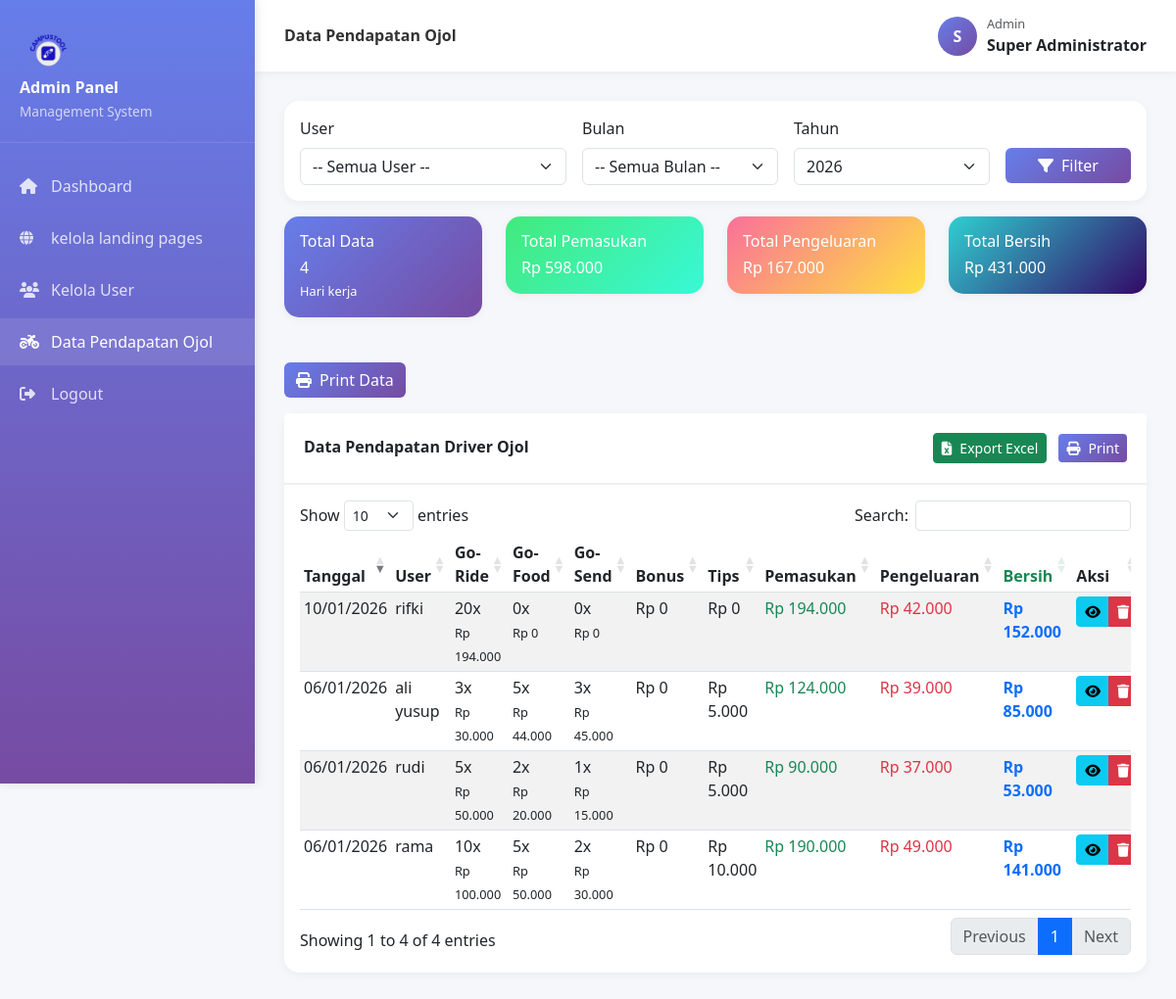
The app's page /admin/pages/pendapatan-ojol.php (signed in) with its own data.
### tables this page shows
CREATE TABLE `pendapatan_ojol` (
  `id` int(11) NOT NULL,
  `user_id` int(11) NOT NULL,
  `tanggal_kerja` date NOT NULL,
  `goride_jumlah` int(11) DEFAULT 0,
  `goride_pendapatan` decimal(10,2) DEFAULT 0.00,
  `gofood_jumlah` int(11) DEFAULT 0,
  `gofood_pendapatan` decimal(10,2) DEFAULT 0.00,
  `gosend_jumlah` int(11) DEFAULT 0,
  `gosend_pendapatan` decimal(10,2) DEFAULT 0.00,
  `bonus` decimal(10,2) DEFAULT 0.00,
  `tips` decimal(10,2) DEFAULT 0.00,
  `bensin` decimal(10,2) DEFAULT 0.00,
  `parkir` decimal(10,2) DEFAULT 0.00,
  `makan` decimal(10,2) DEFAULT 0.00,
  `total_pemasukan` decimal(10,2) DEFAULT 0.00,
  `total_pengeluaran` decimal(10,2) DEFAULT 0.00,
  `total_bersih` decimal(10,2) DEFAULT 0.00,
  `created_at` timestamp NOT NULL DEFAULT current_timestamp(),
  `updated_at` timestamp NOT NULL DEFAULT current_timestamp() ON UPDATE current_timestamp()
);

CREATE TABLE `user` (
  `Id` int(11) NOT NULL,
  `name` varchar(60) NOT NULL,
  `email` varchar(60) NOT NULL,
  `password` varchar(100) NOT NULL,
  `username` varchar(60) NOT NULL,
  `created_at` datetime NOT NULL DEFAULT current_timestamp()
);

### admin/config/auth.php (called while the page is built, shortened)
<?php
function isAdminLoggedIn() {
    return isset($_SESSION['admin_id']) && isset($_SESSION['admin_username']);
}
function getAdminInfo() {
    if (isAdminLoggedIn()) {
        return [
            'id' => $_SESSION['admin_id'],
            'username' => $_SESSION['admin_username'],
            'name' => $_SESSION['admin_name'],
            'email' => $_SESSION['admin_email'],
            'role' => $_SESSION['admin_role']
        ];
    }
    return null;
}
?>

### admin/pages/pendapatan-ojol.php (the view, shortened to what this page needs)
<?php
$pageTitle = "Data Pendapatan Ojol";
require_once '../includes/header.php';
$database = new Database();
$conn = $database->getConnection();
$filter_tahun = isset($_GET['tahun']) ? (int)$_GET['tahun'] : date('Y');
$sql = "SELECT p.*, u.name as nama_user, u.username
        FROM pendapatan_ojol p
        LEFT JOIN user u ON p.user_id = u.id
        WHERE 1=1";
$params = [];
$types = "";
if ($filter_tahun > 0) {
    $sql .= " AND YEAR(p.tanggal_kerja) = ?";
    $params[] = $filter_tahun;
    $types .= "i";
}
$sql .= " ORDER BY p.tanggal_kerja DESC";
$stmt = $conn->prepare($sql);
if (!empty($params)) {
    $stmt->bind_param($types, ...$params);
}
$stmt->execute();
$result = $stmt->get_result();
$total_data = 0;
$total_bersih_semua = 0;
$total_pemasukan_semua = 0;
$total_pengeluaran_semua = 0;
$data_pendapatan = [];
while ($row = $result->fetch_assoc()) {
    $total_data++;
    $total_bersih_semua += $row['total_bersih'];
    $total_pemasukan_semua += $row['total_pemasukan'];
    $total_pengeluaran_semua += $row['total_pengeluaran'];
    $data_pendapatan[] = $row;
}
?>
<div class="card mb-3">
    <div class="card-body">
        <form method="GET" class="row g-3">
            <div class="col-md-4">
                <label class="form-label">User</label>
                <select name="user_id" class="form-select">
                    <option value="0">-- Semua User --</option>
                </select>
            </div>
            <div class="col-md-3">
                <label class="form-label">Bulan</label>
                <select name="bulan" class="form-select">
                    <option value="0">-- Semua Bulan --</option>
                </select>
            </div>
            <div class="col-md-3">
                <label class="form-label">Tahun</label>
                <select name="tahun" class="form-select">
                    <?php for ($y = date('Y'); $y >= 2024; $y--): ?>
                        <option value="<?= $y ?>" <?= $filter_tahun == $y ? 'selected' : '' ?>><?= $y ?></option>
                    <?php endfor; ?>
                </select>
            </div>
            <div class="col-md-2">
                <label class="form-label">&nbsp;</label>
                <button type="submit" class="btn btn-primary w-100">
                    <i class="fas fa-filter me-2"></i>Filter
                </button>
            </div>
        </form>
    </div>
</div>
<div class="row mb-3">
    <div class="col-md-3">
        <div class="card text-white" style="background: linear-gradient(135deg, #667eea 0%, #764ba2 100%);">
            <div class="card-body">
                <h6 class="card-title">Total Data</h6>
                <h3><?= $total_data ?></h3>
                <small>Hari kerja</small>
            </div>
        </div>
    </div>
    <div class="col-md-3">
        <div class="card text-white" style="background: linear-gradient(135deg, #43e97b 0%, #38f9d7 100%);">
            <div class="card-body">
                <h6 class="card-title">Total Pemasukan</h6>
                <h3>Rp <?= number_format($total_pemasukan_semua, 0, ',', '.') ?></h3>
            </div>
        </div>
    </div>
    <div class="col-md-3">
        <div class="card text-white" style="background: linear-gradient(135deg, #fa709a 0%, #fee140 100%);">
            <div class="card-body">
                <h6 class="card-title">Total Pengeluaran</h6>
                <h3>Rp <?= number_format($total_pengeluaran_semua, 0, ',', '.') ?></h3>
            </div>
        </div>
    </div>
    <div class="col-md-3">
        <div class="card text-white" style="background: linear-gradient(135deg, #30cfd0 0%, #330867 100%);">
            <div class="card-body">
                <h6 class="card-title">Total Bersih</h6>
                <h3>Rp <?= number_format($total_bersih_semua, 0, ',', '.') ?></h3>
            </div>
        </div>
    </div>
</div>
<div class="row mb-3">
    <div class="col-md-12">
        <button class="btn btn-primary" onclick="printTable()">
            <i class="fas fa-print me-2"></i>Print Data
        </button>
    </div>
</div>
<div class="card">
    <div class="card-header d-flex justify-content-between align-items-center">
        <h5 class="mb-0">Data Pendapatan Driver Ojol</h5>
        <div>
            <button class="btn btn-success btn-sm me-2" onclick="exportData()">
                <i class="fas fa-file-excel me-2"></i>Export Excel
            </button>
            <button class="btn btn-primary btn-sm" onclick="printTable()">
                <i class="fas fa-print me-2"></i>Print
            </button>
        </div>
    </div>
    <div class="card-body">
        <div class="table-responsive">
            <table id="pendapatanTable" class="table table-striped table-hover table-sm">
                <thead>
                    <tr>
                        <th>Tanggal</th>
                        <th>User</th>
                        <th>Go-Ride</th>
                        <th>Go-Food</th>
                        <th>Go-Send</th>
                        <th>Bonus</th>
                        <th>Tips</th>
                        <th>Pemasukan</th>
                        <th>Pengeluaran</th>
                        <th class="text-success fw-bold">Bersih</th>
                        <th>Aksi</th>
                    </tr>
                </thead>
                <tbody>
                    <?php foreach ($data_pendapatan as $p): ?>
                    <tr>
                        <td><?= date('d/m/Y', strtotime($p['tanggal_kerja'])) ?></td>
                        <td><?= htmlspecialchars($p['nama_user']) ?></td>
                        <td>
                            <?= $p['goride_jumlah'] ?>x<br>
                            <small>Rp <?= number_format($p['goride_pendapatan'], 0, ',', '.') ?></small>
                        </td>
                        <td>
                            <?= $p['gofood_jumlah'] ?>x<br>
                            <small>Rp <?= number_format($p['gofood_pendapatan'], 0, ',', '.') ?></small>
                        </td>
                        <td>
                            <?= $p['gosend_jumlah'] ?>x<br>
                            <small>Rp <?= number_format($p['gosend_pendapatan'], 0, ',', '.') ?></small>
                        </td>
                        <td>Rp <?= number_format($p['bonus'], 0, ',', '.') ?></td>
                        <td>Rp <?= number_format($p['tips'], 0, ',', '.') ?></td>
                        <td class="text-success">Rp <?= number_format($p['total_pemasukan'], 0, ',', '.') ?></td>
                        <td class="text-danger">Rp <?= number_format($p['total_pengeluaran'], 0, ',', '.') ?></td>
                        <td class="text-primary fw-bold">Rp <?= number_format($p['total_bersih'], 0, ',', '.') ?></td>
                        <td>
                            <div class="btn-group btn-group-sm" role="group">
                                <button class="btn btn-info" onclick="viewDetail(<?= $p['id'] ?>)">
                                    <i class="fas fa-eye"></i>
                                </button>
                                <button class="btn btn-danger" onclick="confirmDelete(<?= $p['id'] ?>)">
                                    <i class="fas fa-trash"></i>
                                </button>
                            </div>
                        </td>
                    </tr>
                    <?php endforeach; ?>
                </tbody>
            </table>
        </div>
    </div>
</div>
<?php
require_once '../includes/footer.php';
?>

### admin/includes/header.php (shortened to what this page needs)
<?php
require_once '../config/auth.php';
$admin = getAdminInfo();
?>
<!DOCTYPE html>
<html lang="id">
<head>
    <link href="https://cdn.jsdelivr.net/npm/bootstrap@5.3.0/dist/css/bootstrap.min.css" rel="stylesheet">
    <link rel="stylesheet" href="https://cdnjs.cloudflare.com/ajax/libs/font-awesome/6.4.0/css/all.min.css">
    <link rel="stylesheet" href="https://cdn.datatables.net/1.13.6/css/dataTables.bootstrap5.min.css">
    <link rel="stylesheet" href="https://cdnjs.cloudflare.com/ajax/libs/font-awesome/6.4.0/css/all.min.css">
</head>
<body>
    <div class="sidebar">
        <div class="sidebar-brand">
            <h4><img src="../assets/img/app_ic.png" alt="logo" class="logo-img"> Admin Panel</h4>
            <p>Management System</p>
        </div>
        <ul class="sidebar-menu">
            <li>
                <a href="dashboard.php" class="<?= basename($_SERVER['PHP_SELF']) == 'dashboard.php' ? 'active' : '' ?>">
                    <i class="fas fa-home"></i> Dashboard
                </a>
            </li>
            <li>
                <a href="landing.php" class="<?= basename($_SERVER['PHP_SELF']) == 'landing.php' ? 'active' : '' ?>">
                    <i class="fas fa-globe text-sm"></i> kelola landing pages
                </a>
            </li>
            <li>
                <a href="users.php" class="<?= basename($_SERVER['PHP_SELF']) == 'users.php' ? 'active' : '' ?>">
                    <i class="fas fa-users"></i> Kelola User
                </a>
            </li>
            <li>
                <a href="pendapatan-ojol.php" class="<?= basename($_SERVER['PHP_SELF']) == 'pendapatan-ojol.php' ? 'active' : '' ?>">
                    <i class="fas fa-motorcycle"></i> Data Pendapatan Ojol
                </a>
            </li>
            <li>
                <a href="../auth/logout.php" onclick="return confirm('Yakin ingin logout?')">
                    <i class="fas fa-sign-out-alt"></i> Logout
                </a>
            </li>
        </ul>
    </div>
    <div class="main-content">
        <div class="topbar">
            <div class="topbar-left">
                <h5><?= $pageTitle ?? 'Dashboard' ?></h5>
            </div>
            <div class="topbar-right">
                <div class="dropdown">
                    <a href="#" class="admin-profile" data-bs-toggle="dropdown">
                        <div class="admin-avatar">
                            <?= strtoupper(substr($admin['name'], 0, 1)) ?>
                        </div>
                        <div>
                            <small class="text-muted d-block">Admin</small>
                            <strong><?= htmlspecialchars($admin['name']) ?></strong>
                        </div>
                    </a>
                </div>
            </div>
        </div>
        <div class="content-area">

### admin/includes/footer.php (shortened to what this page needs)
</div>
    </div>
    <script src="https://cdn.tailwindcss.com"></script>
</body>
</html>

### admin/includes/header.php (style rules this page uses)
:root { --primary-color: #667eea; --secondary-color: #764ba2; --sidebar-width: 260px; }
.logo-img { height: 60px; width: auto; margin-right: 8px; vertical-align: middle; }
body { font-family: 'Segoe UI', Tahoma, Geneva, Verdana, sans-serif; background: #f5f7fa; }
.sidebar { position: fixed; top: 0; left: 0; height: 100vh; width: var(--sidebar-width); background: linear-gradient(180deg, #667eea 0%, #764ba2 100%); padding: 20px 0; z-index: 1000; box-shadow: 2px 0 10px rgba(0,0,0,0.1); }
.sidebar-brand { padding: 0 20px 20px; border-bottom: 1px solid rgba(255,255,255,0.1); margin-bottom: 20px; }
.sidebar-brand h4 { color: white; margin: 0; font-weight: 700; }
.sidebar-brand p { color: rgba(255,255,255,0.7); margin: 5px 0 0; font-size: 0.85rem; }
.sidebar-menu { list-style: none; padding: 0; margin: 0; }
.sidebar-menu li { margin: 5px 0; }
.sidebar-menu a { display: flex; align-items: center; padding: 12px 20px; color: rgba(255,255,255,0.8); text-decoration: none; transition: all 0.3s; }
.sidebar-menu a:hover, .sidebar-menu a.active { background: rgba(255,255,255,0.1); color: white; }
.sidebar-menu a i { width: 20px; margin-right: 12px; }
.main-content { margin-left: var(--sidebar-width); padding: 0; }
.topbar { background: white; padding: 15px 30px; box-shadow: 0 2px 10px rgba(0,0,0,0.05); display: flex; justify-content: space-between; align-items: center; }
.topbar-left h5 { margin: 0; color: #333; font-weight: 600; }
.topbar-right { display: flex; align-items: center; gap: 20px; }
.admin-profile { display: flex; align-items: center; gap: 10px; }
.admin-avatar { width: 40px; height: 40px; border-radius: 50%; background: linear-gradient(135deg, var(--primary-color), var(--secondary-color)); display: flex; align-items: center; justify-content: center; color: white; font-weight: 600; }
.content-area { padding: 30px; }
.card { border: none; border-radius: 15px; box-shadow: 0 2px 10px rgba(0,0,0,0.05); margin-bottom: 30px; }
.card-header { background: white; border-bottom: 2px solid #f0f0f0; padding: 20px; font-weight: 600; }
.btn-primary { background: linear-gradient(135deg, var(--primary-color), var(--secondary-color)); border: none; }

### records on screen
pendapatan_ojol: tanggal_kerja "10/01/2026", user.name "rifki", goride_jumlah "20", goride_pendapatan "194.000", gofood_jumlah "0", gofood_pendapatan "0", gosend_jumlah "0", gosend_pendapatan "0", bonus "0", tips "0", total_pemasukan "194.000", total_pengeluaran "42.000", total_bersih "152.000"
pendapatan_ojol: tanggal_kerja "06/01/2026", user.name "ali yusup", goride_jumlah "3", goride_pendapatan "30.000", gofood_jumlah "5", gofood_pendapatan "44.000", gosend_jumlah "3", gosend_pendapatan "45.000", bonus "0", tips "5.000", total_pemasukan "124.000", total_pengeluaran "39.000", total_bersih "85.000"
pendapatan_ojol: tanggal_kerja "06/01/2026", user.name "rudi", goride_jumlah "5", goride_pendapatan "50.000", gofood_jumlah "2", gofood_pendapatan "20.000", gosend_jumlah "1", gosend_pendapatan "15.000", bonus "0", tips "5.000", total_pemasukan "90.000", total_pengeluaran "37.000", total_bersih "53.000"
pendapatan_ojol: tanggal_kerja "06/01/2026", user.name "rama", goride_jumlah "10", goride_pendapatan "100.000", gofood_jumlah "5", gofood_pendapatan "50.000", gosend_jumlah "2", gosend_pendapatan "30.000", bonus "0", tips "10.000", total_pemasukan "190.000", total_pengeluaran "49.000", total_bersih "141.000"

### other values on screen
$pageTitle "Data Pendapatan Ojol"
substr($admin['name'], 0, 1) "S"
$admin['name'] "Super Administrator"
$total_data "4"
$total_pemasukan_semua "598.000"
$total_pengeluaran_semua "167.000"
$total_bersih_semua "431.000"
form field tahun "2026"
